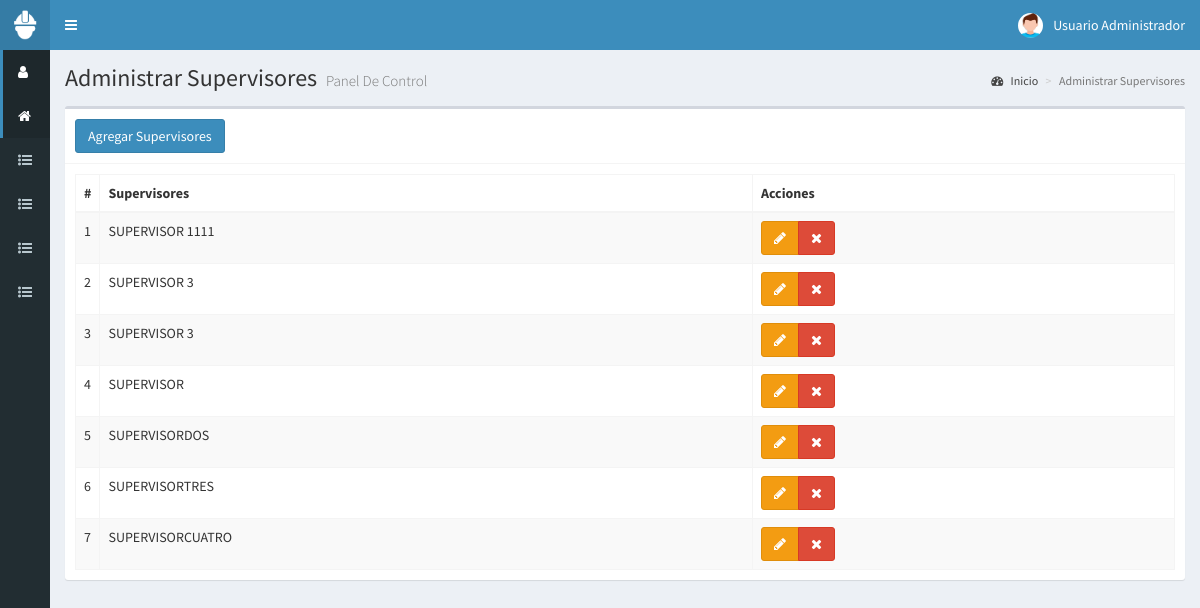
The page /supervisores (signed in) on the database its author committed.
### tables this page shows
CREATE TABLE t_Supervisor
(
  id_supervisor SMALLINT UNSIGNED PRIMARY KEY AUTO_INCREMENT,
  descripcion VARCHAR(50) NOT NULL	
);

### controladores/plantilla.controlador.php (called while the page is built)
<?php
  class ControladorPlantilla
  {
    static public function ctrPlantilla()
    {
      include "vistas/plantilla.php";
    }
  }

### index.php (called while the page is built, shortened)
<?php
require_once "controladores/plantilla.controlador.php";
require_once "controladores/ventas.controlador.php";
require_once "controladores/supervisores.controlador.php";
require_once "controladores/subir-csv.controlador.php";
require_once "modelos/supervisores.modelo.php";
$plantilla = new ControladorPlantilla();
$plantilla->ctrPlantilla();

### controladores/supervisores.controlador.php (called while the page is built, shortened)
<?php
  class ControladorSupervisores
  {
		static public function ctrMostrarSupervisores($item,$valor)
		{
			$tabla = "t_Supervisor";
			$respuesta = ModeloSupervisores::mdlMostrarSupervisores($tabla,$item,$valor);
			return $respuesta;
		}
  }
?>

### modelos/conexion.php (called while the page is built)
<?php
  class Conexion
  {
    static public function conectar()
    {
      $link = new PDO("mysql:host=localhost;dbname=bd_responsivas",
                      "usuario_responsiva",
											"responsivas-2020");
			$mitz="America/Tijuana";
			$tz = (new DateTime('now', new DateTimeZone($mitz)))->format('P');
			$link->exec("SET time_zone='$tz';");
      $link->exec("set names utf8");
      return $link;
    }
  }
?>

### modelos/supervisores.modelo.php (called while the page is built, shortened)
<?php
	require_once "conexion.php";
	class ModeloSupervisores
	{
    static public function mdlMostrarSupervisores($tabla,$item,$valor)
    {
			if ($item != null)
			{
				$stmt = Conexion::conectar()->prepare("SELECT * FROM $tabla WHERE $item = :$item");
				$stmt->bindParam(":".$item,$valor, PDO::PARAM_STR);
				$stmt->execute();
				return $stmt->fetch();
			}
			else
			{
				$stmt = Conexion::conectar()->prepare("SELECT * FROM $tabla ");
				$stmt->execute();
				return $stmt->fetchAll();
			}
		}
	}
?>

### vistas/modulos/supervisores.php (the view, shortened to what this page needs)
<div class="content-wrapper">
  <section class="content-header">
    <h1>
      Administrar Supervisores
      <small>Panel De Control</small>
    </h1>
    <ol class="breadcrumb">
      <li><a href="inicio"><i class="fa fa-dashboard"></i> Inicio</a></li>
      <li class="active">Administrar Supervisores</li>
    </ol>
  </section>
  <section class="content">
    <div class="box">
      <div class="box-header with-border">
        <button class="btn btn-primary"  data-toggle="modal" data-target="#modalAgregarSupervisores">
          Agregar Supervisores
        </button>
      </div>
      <div class="box-body">
        <table class="table table-bordered table-striped dt-responsive tablas">
          <thead>
            <tr>
              <th style="width:10px">#</th>
              <th>Supervisores</th>
              <th>Acciones </th>
            </tr>
          </thead>
          <tbody>
					<?php
						$item = null;
						$valor = null;
						$supervisores = ControladorSupervisores::ctrMostrarSupervisores($item,$valor);
						foreach ($supervisores as $key => $value)
						{
							echo '
										<tr>
											<td>'.($key+1).'</td>
											<td class="text-uppercase">'.$value["descripcion"].'</td>
											<td>
												<div class="btn-group">
													<button class="btn btn-warning btnEditarSupervisor" idSupervisor="'.$value["id_supervisor"].'" data-toggle="modal" data-target="#modalEditarSupervisor"><i class="fa fa-pencil"></i></button>';
													if ($_SESSION["perfil"] == "Administrador")
													{
														echo '
													<button class="btn btn-danger btnEliminarSupervisor" idSupervisor="'.$value["id_supervisor"].'"><i class="fa fa-times"></i></button>';
													}
												echo '</div>
											</td>
										</tr>';
						}
					?>
          </tbody>
        </table>
      </div>
    </div>
  </section>
</div>

### rows shown on the page
t_supervisor: descripcion "SUPERVISOR 1111"
t_supervisor: descripcion "SUPERVISOR 3"
t_supervisor: descripcion "SUPERVISOR 3"
t_supervisor: descripcion "SUPERVISOR"
t_supervisor: descripcion "SUPERVISORDOS"
t_supervisor: descripcion "SUPERVISORTRES"
t_supervisor: descripcion "SUPERVISORCUATRO"

### other values the page prints
$_SESSION["nombre"] "Usuario Administrador"
